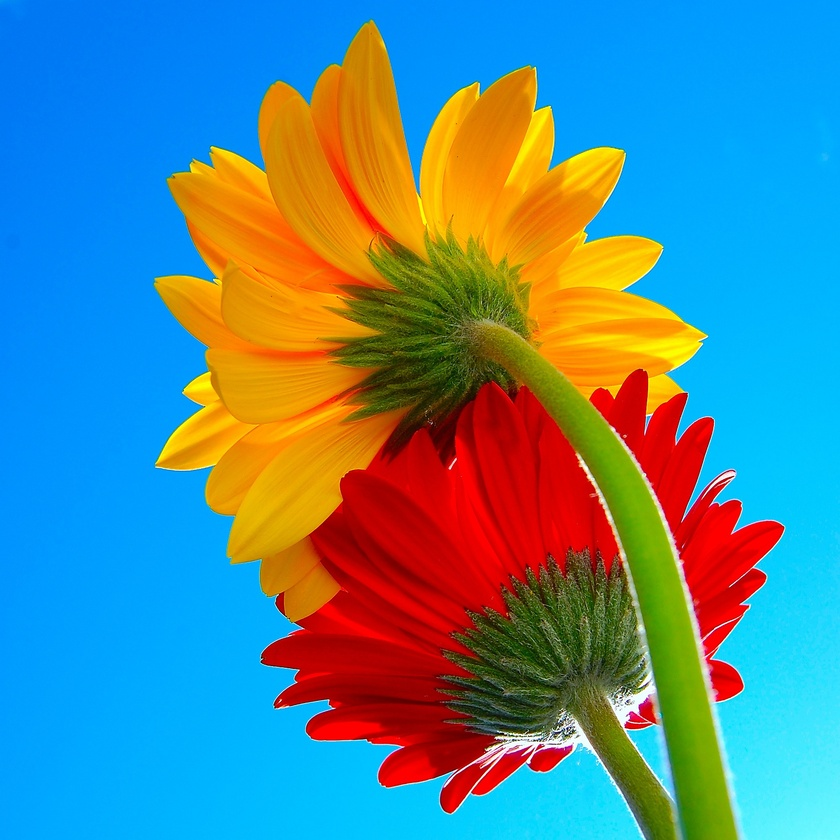
%> input picture clases/Cap02_Color/Matlab/flowers.jpg, 840 x 840 px, shrunk from 1600 x 1600 before the run, given in place of testimg9.jpg, which was not available
$ octave TRAT02_kmeans_segmentation.m   (GNU Octave 9; MATLAB toolbox functions it lacks are replaced by stand-ins)
%> lines starting %> are read from the running program, lines starting %| are printed output that depends on the picture; pictures that were not available may be replaced by others from this repository, and a replacement may not be noted
### clases/Cap01_Introducción/Matlab/enterpause.m
% (c) José Ramón Iglesias(2018) -
%https://sites.google.com/a/unicesar.edu.co/jose-r-iglesias/
%    enterpause display "press <Enter> to continue..." and wait for <Enter>
%    enterpause(t) means pause(t)
%
function enterpause(t)
if ~exist('t','var')
    disp('press <Enter> to continue...')
    pause
else
    pause(t)
end

### clases/Cap02_Color/Matlab/TRAT02_kmeans_segmentation.m
% Este ejemplo necesita el Toolbox Balu
% (c) José ramón Iglesias(2020)
close all
I = imread('testimg9.jpg');
%> I is the input picture: size 840x840x3 uint8; mean R, G, B 86.3, 134.6, 144.2
% [4 lines of commented-out code are left out]
imshow(I)
enterpause

d = 10;
d = fix(sqrt(size(I,1)*size(I,2))/100);
%> d = 8

R = I(1:d:end,1:d:end,1);
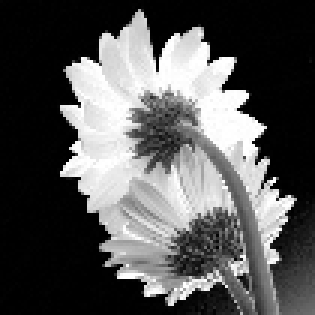
%> R: size 105x105 uint8 (shown 3 times larger); min 0, max 255, mean 86.2
G = I(1:d:end,1:d:end,2);
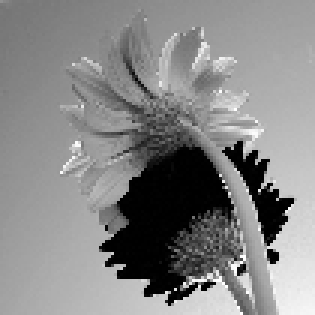
%> G: size 105x105 uint8 (shown 3 times larger); min 0, max 255, mean 134.2
B = I(1:d:end,1:d:end,3);
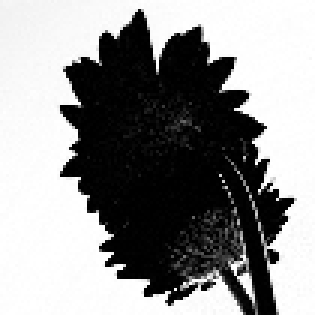
%> B: size 105x105 uint8 (shown 3 times larger); min 0, max 255, mean 144.4

x = R(:);
y = G(:);
z = B(:);

X = [x y z];

figure(1)
plot3(x,y,z,'r.')
xlabel('R')
ylabel('G')
zlabel('B')
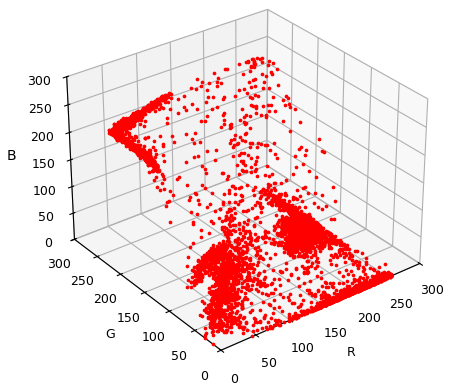
%> figure redrawn from the program's plot data
enterpause

figure

K = input('number of clusters? (eg. 3): ');
%> the answer given: 3

%> (the run ends here)
